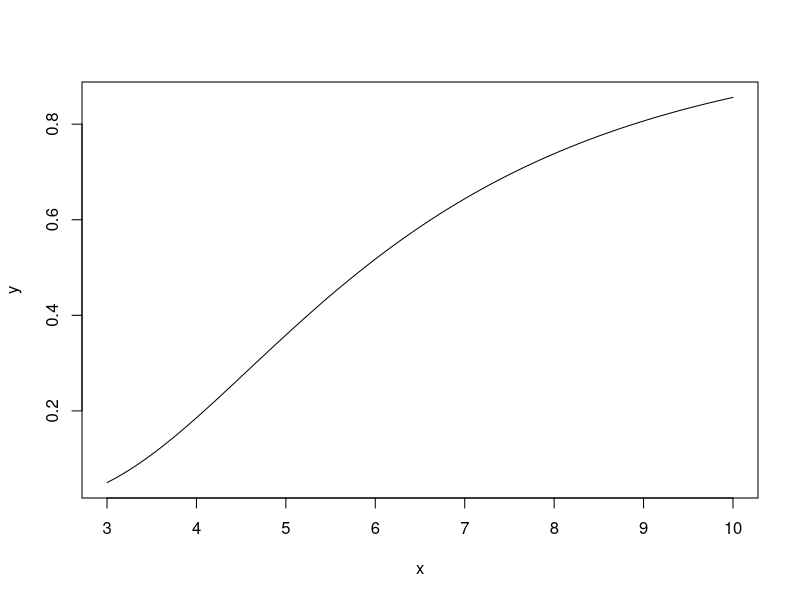

Write the R code that produced this figure.
## ---- chunk 1
x <- seq(3,10,0.0001)
y <- pchisq((54.92/x),df=10,lower.tail = FALSE)
plot(x,y,type="l")
## ---- chunk 2
##calculate the values
b_3.5 <- pchisq((54.92/3.5),df=10,lower.tail = FALSE)
b_5 <- pchisq((54.92/5),df=10,lower.tail = FALSE)
#simulation

b1 <- sqrt(3.5)
b2 <- sqrt(5)
crtr_1 <- 54.92/3.5
crtr_2 <- 54.92/5
count_3.5 <- rep(NA, 10000)
count_5 <- rep(NA, 10000)
for (i in 1:10000) {
  x_3.5 <- rnorm(10, mean=1, sd=b1)
  x_5 <- rnorm(10, mean=1, sd=b2)
  t_obs_3.5 <- sum((x_3.5-1)^2)/3.5
  t_obs_5 <- sum((x_5-1)^2)/5
  if (t_obs_3.5>crtr_1) {
    count_3.5[i] <- 1
  }
  else {
    count_3.5[i] <- 0
  }
  if (t_obs_5>crtr_2) {
    count_5[i] <- 1
  }

  else {
    count_5[i] <- 0
  }
  
}
print("The exact value for beta(3.5)is ")
b_3.5
print("The simulated value for beta(3.5)is ")
sum(count_3.5)/10000
print("The exact value for beta(5)is ")
b_5
print("The simulated value for beta(3.5)is ")
sum(count_5)/10000
## ---- chunk 3
pgamma(11.94, shape=10, rate = 1,lower.tail = T, log.p = FALSE)
## ---- chunk 4
rr <- (0.05)^(1/40)
count <- rep(NA,10000)
for (i in 1:10000) {
x <- runif(20,0,1)
y <- sqrt(x)
if (max(y)<rr) {
  count[i] <- 1
}
else {
  count[i] <- 0
}
}
sum(count)/10000
